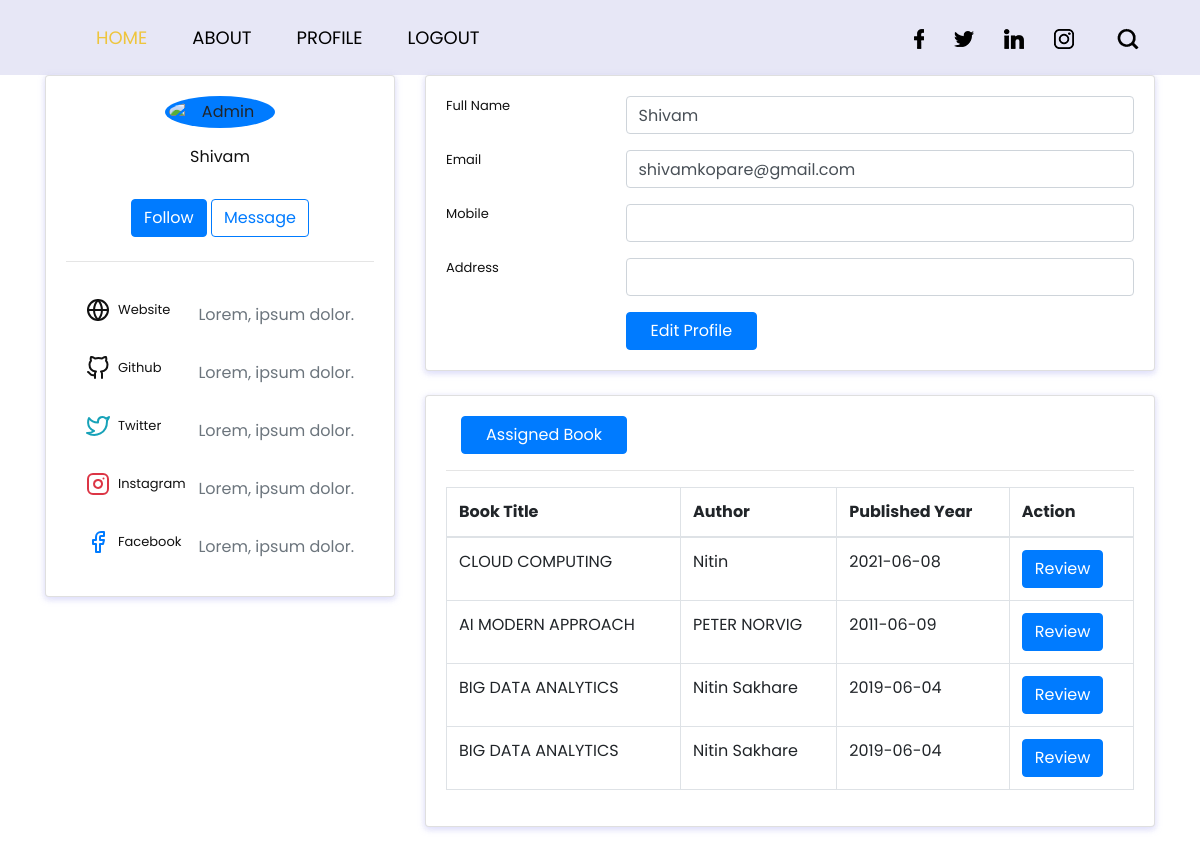
/userprofile.php (signed in), run on the app's committed database.
### tables this page shows
CREATE TABLE `userform` (
  `id` int(11) NOT NULL,
  `username` varchar(255) NOT NULL,
  `email` varchar(255) NOT NULL,
  `image` varchar(255) NOT NULL DEFAULT 'uploads/user.png',
  `password` varchar(255) NOT NULL,
  `cpassword` varchar(255) NOT NULL,
  `mobile` varchar(20) NOT NULL,
  `address` varchar(255) NOT NULL
);

CREATE TABLE `assigned_textbooks` (
  `Assignment_ID` int(11) NOT NULL,
  `User_ID` int(11) NOT NULL,
  `Textbook_ID` int(11) NOT NULL,
  `Assignment_Date` timestamp NOT NULL DEFAULT current_timestamp(),
  `username` varchar(255) NOT NULL,
  `textbook_name` varchar(255) NOT NULL
);

CREATE TABLE `textbooks` (
  `Textbook_ID` int(11) NOT NULL,
  `Title` varchar(255) NOT NULL,
  `Author` varchar(255) NOT NULL,
  `Publisher` varchar(255) NOT NULL,
  `Publication_Date` date NOT NULL,
  `File_Path` varchar(255) NOT NULL,
  `Upload_Date` timestamp NOT NULL DEFAULT current_timestamp(),
  `Uploader_User_ID` int(11) DEFAULT NULL
);

### userprofile.php (the view, shortened to what this page needs)
<?php
$mysqli = new mysqli('localhost', 'root', '', 'mini');
$userId = $_SESSION['id'];
$sql = "SELECT * FROM userform WHERE id = $userId";
$result = $mysqli->query($sql);
if ($result->num_rows > 0) {
  $row = $result->fetch_assoc();
  $username = $row['username'];
  $email = $row['email'];
  $contactInformation = $row['mobile'];
  $address = $row['address'];
}
?>
<!DOCTYPE html>
<html lang="en">
<head>
  <link href="https://cdn.jsdelivr.net/npm/bootstrap@4.5.0/dist/css/bootstrap.min.css" rel="stylesheet">
</head>
<body>
  <?php include 'nav.php' ?>
  <div class="container">
    <div class="main-body">
      <div class="row">
        <div class="col-lg-4">
          <div class="card">
            <div class="card-body">
              <div class="d-flex flex-column align-items-center text-center">
                <img src="https://bootdey.com/img/Content/avatar/avatar6.png" alt="Admin" class="rounded-circle p-1 bg-primary" width="110">
                <div class="mt-3">
                  <h4><?php echo $username; ?></h4>
                  <button class="btn btn-primary">Follow</button>
                  <button class="btn btn-outline-primary">Message</button>
                </div>
              </div>
              <hr class="my-4">
              <ul class="list-group list-group-flush">
                <li class="list-group-item d-flex justify-content-between align-items-center flex-wrap">
                  <h6 class="mb-0">Website</h6>
                  <span class="text-secondary">Lorem, ipsum dolor.</span>
                </li>
                <li class="list-group-item d-flex justify-content-between align-items-center flex-wrap">
                  <h6 class="mb-0">Github</h6>
                  <span class="text-secondary">Lorem, ipsum dolor.</span>
                </li>
                <li class="list-group-item d-flex justify-content-between align-items-center flex-wrap">
                  <h6 class="mb-0">Twitter</h6>
                  <span class="text-secondary">Lorem, ipsum dolor.</span>
                </li>
                <li class="list-group-item d-flex justify-content-between align-items-center flex-wrap">
                  <h6 class="mb-0">Instagram</h6>
                  <span class="text-secondary">Lorem, ipsum dolor.</span>
                </li>
                <li class="list-group-item d-flex justify-content-between align-items-center flex-wrap">
                  <h6 class="mb-0">Facebook</h6>
                  <span class="text-secondary">Lorem, ipsum dolor.</span>
                </li>
              </ul>
            </div>
          </div>
        </div>
        <div class="col-lg-8">
          <div class="card">
            <div class="card-body">
              <div class="row mb-3">
                <div class="col-sm-3">
                  <h6 class="mb-0">Full Name</h6>
                </div>
                <div class="col-sm-9 text-secondary">
                  <input type="text" class="form-control" value="<?php echo $username; ?>">
                </div>
              </div>
              <div class="row mb-3">
                <div class="col-sm-3">
                  <h6 class="mb-0">Email</h6>
                </div>
                <div class="col-sm-9 text-secondary">
                  <input type="text" class="form-control" value="<?php echo $email; ?>">
                </div>
              </div>
              <div class="row mb-3">
                <div class="col-sm-3">
                  <h6 class="mb-0">Mobile</h6>
                </div>
                <div class="col-sm-9 text-secondary">
                  <input type="text" class="form-control" value="<?php echo $contactInformation; ?>">
                </div>
              </div>
              <div class="row mb-3">
                <div class="col-sm-3">
                  <h6 class="mb-0">Address</h6>
                </div>
                <div class="col-sm-9 text-secondary">
                  <input type="text" class="form-control" value="<?php echo $address; ?>">
                </div>
              </div>
              <div class="row">
                <div class="col-sm-3"></div>
                <div class="col-sm-9 text-secondary">
                  <a href="editprofile.php" class="btn btn-primary px-4">Edit Profile</a>
                </div>
              </div>
            </div>
          </div>
          <div class="col-lg-13">
            <div class="card">
              <div class="card-body">
              <div class="col-sm-9 text-secondary">
                  <a href="#" class="btn btn-primary px-4">Assigned Book</a>
                </div>
                <hr>
                <table class="table table-bordered">
                  <thead>
                    <tr>
                      <th>Book Title</th>
                      <th>Author</th>
                      <th>Published Year</th>
                      <th>Action</th>
                    </tr>
                  </thead>
                  <tbody>
                    <?php
                    $mysqli = new mysqli('localhost', 'root', '', 'mini');
                    $userId = $_SESSION['id'];
                    $sql = "SELECT
                          at.Assignment_ID,
                          t.Textbook_ID,
                          t.Title AS book_title,
                          t.Author,
                          t.Publisher,
                          t.Publication_Date,
                          t.File_Path,
                          t.Upload_Date
                          FROM
                            assigned_textbooks at
                          JOIN
                            textbooks t ON at.Textbook_ID = t.Textbook_ID
                          WHERE
                          at.User_ID = $userId";
                    $result = $mysqli->query($sql);
                    if ($result->num_rows > 0) {
                      while ($row = $result->fetch_assoc()) {
                        $bookTitle = $row['book_title'];
                        $author = $row['Author'];
                        $publishedYear = $row['Publication_Date'];
                        $textbookID = $row['Textbook_ID'];
                        $file_path = $row['File_Path'];
                        echo "<tr>";
                        echo "<td>$bookTitle</td>";
                        echo "<td>$author</td>";
                        echo "<td>$publishedYear</td>";
                        echo "<td><a href='view_ebook.php?textbook_id=$textbookID&file_path=$file_path' class='btn btn-primary'>Review</a></td>";
                        echo "</tr>";
                      }
                    } else {
                      echo "<tr><td colspan='3'>No assigned books found.</td></tr>";
                    }
                    ?>
                  </tbody>
                </table>
              </div>
            </div>
          </div>
        </div>
      </div>
    </div>
  </div>
</body>
</html>

### css/style.css (style rules this page uses)
* { box-sizing: border-box !important; transition: ease all 0.5s; }
html { scroll-behavior: smooth; }
body { color: #666666; font-size: 14px; font-family: 'Poppins', sans-serif; line-height: 1.80857; font-weight: normal; overflow-x: hidden; }
a { color: #1f1f1f; text-decoration: none !important; outline: none !important; -webkit-transition: all .3s ease-in-out; -moz-transition: all .3s ease-in-out; -ms-transition: all .3s ease-in-out; -o-transition: all .3s ease-in-out; transition: all .3s ease-in-out; }
h1, h2, h3, h4, h5, h6 { letter-spacing: 0; font-weight: normal; position: relative; padding: 0 0 10px 0; font-weight: normal; line-height: normal; color: #111111; margin: 0 }
h4 { font-size: 16px }
h6 { font-size: 13px }
*, *::after, *::before { -webkit-box-sizing: border-box; -moz-box-sizing: border-box; box-sizing: border-box; }
ul, li, ol { margin: 0px; padding: 0px; list-style: none; }
a { color: #222222; text-decoration: none; outline: none !important; }
a, .btn { text-decoration: none !important; outline: none !important; -webkit-transition: all .3s ease-in-out; -moz-transition: all .3s ease-in-out; -ms-transition: all .3s ease-in-out; -o-transition: all .3s ease-in-out; transition: all .3s ease-in-out; }
img { max-width: 100%; height: auto; }
button { border: 0; margin: 0; padding: 0; cursor: pointer; }

### userprofile.php (style rules this page uses)
body { background: #f7f7ff; margin-top: 20px; }
.card { position: relative; display: flex; flex-direction: column; min-width: 0; word-wrap: break-word; background-color: #fff; background-clip: border-box; border: 0 solid transparent; border-radius: .25rem; margin-bottom: 1.5rem; box-shadow: 0 2px 6px 0 rgb(218 218 253 / 65%), 0 2px 6px 0 rgb(206 206 238 / 54%); }
.me-2 { margin-right: .5rem !important; }

### data on the page
userform: username "Shivam", email "shivamkopare@gmail.com"
assigned_textbooks: Textbook_ID.Title "CLOUD COMPUTING", Textbook_ID.Author "Nitin", Textbook_ID.Publication_Date "2021-06-08"
assigned_textbooks: Textbook_ID.Title "AI MODERN APPROACH", Textbook_ID.Author "PETER NORVIG", Textbook_ID.Publication_Date "2011-06-09"
assigned_textbooks: Textbook_ID.Title "BIG DATA ANALYTICS", Textbook_ID.Author "Nitin Sakhare", Textbook_ID.Publication_Date "2019-06-04"
assigned_textbooks: Textbook_ID.Title "BIG DATA ANALYTICS", Textbook_ID.Author "Nitin Sakhare", Textbook_ID.Publication_Date "2019-06-04"
